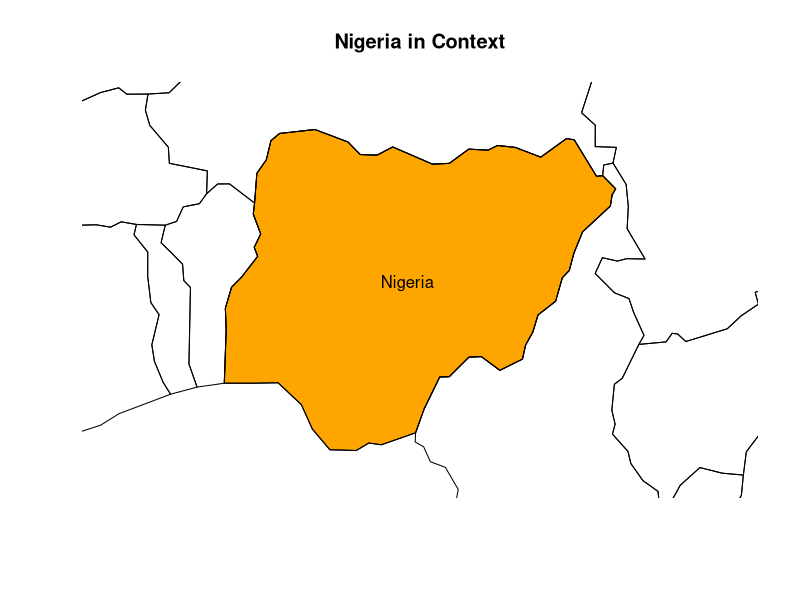

This figure's R source:
## ---- chunk 1
version
## ---- chunk 2
install.packages("sf")
install.packages("sp")
install.packages("spData")
install.packages("spDataLarge")
install.packages("lwgeom")
## ---- chunk 3
library(sf) 
lnd_point = st_point(c(0.1, 51.5))                 # point creation, with  longitude and latitude
lnd_geom = st_sfc(lnd_point, crs = 4326)           # setting CRS
lnd_attrib = data.frame(                           # inputting information on point
  name = "London",
  temperature = 25,
  date = as.Date("2017-06-21")
)
lnd_sf = st_sf(lnd_attrib, geometry = lnd_geom)    # merging previous data
lnd_sf
## ---- chunk 4
library(spData)
luxembourg = world[world$name_long == "Luxembourg", ]
units::set_units(st_area(luxembourg), km^2) # sets units to kilometers
## ---- chunk 5
world_africa = world[world$continent == "Africa", ]
nigeria = world[world$name_long == "Nigeria", ]
plot(st_geometry(nigeria), expandBB = c(0.1, 0.05, 0.1, 0.05), col = "orange", lwd = 1, main = "Nigeria in Context")
plot(world_africa[0], add = TRUE)
text(8.25, 9.25, labels="Nigeria")
